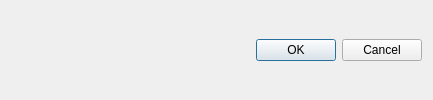
<?xml version="1.0" encoding="UTF-8"?>
<ui version="4.0">
 <class>Dialog</class>
 <widget class="QDialog" name="Dialog">
  <property name="geometry">
   <rect>
    <x>0</x>
    <y>0</y>
    <width>433</width>
    <height>100</height>
   </rect>
  </property>
  <property name="windowTitle">
   <string>Dialog</string>
  </property>
  <layout class="QHBoxLayout" name="horizontalLayout">
   <item>
    <widget class="QDialogButtonBox" name="buttonBox">
     <property name="orientation">
      <enum>Qt::Horizontal</enum>
     </property>
     <property name="standardButtons">
      <set>QDialogButtonBox::Cancel|QDialogButtonBox::Ok</set>
     </property>
    </widget>
   </item>
  </layout>
 </widget>
 <resources/>
 <connections>
  <connection>
   <sender>buttonBox</sender>
   <signal>accepted()</signal>
   <receiver>Dialog</receiver>
   <slot>accept()</slot>
   <hints>
    <hint type="sourcelabel">
     <x>248</x>
     <y>254</y>
    </hint>
    <hint type="destinationlabel">
     <x>157</x>
     <y>274</y>
    </hint>
   </hints>
  </connection>
  <connection>
   <sender>buttonBox</sender>
   <signal>rejected()</signal>
   <receiver>Dialog</receiver>
   <slot>reject()</slot>
   <hints>
    <hint type="sourcelabel">
     <x>316</x>
     <y>260</y>
    </hint>
    <hint type="destinationlabel">
     <x>286</x>
     <y>274</y>
    </hint>
   </hints>
  </connection>
 </connections>
</ui>
